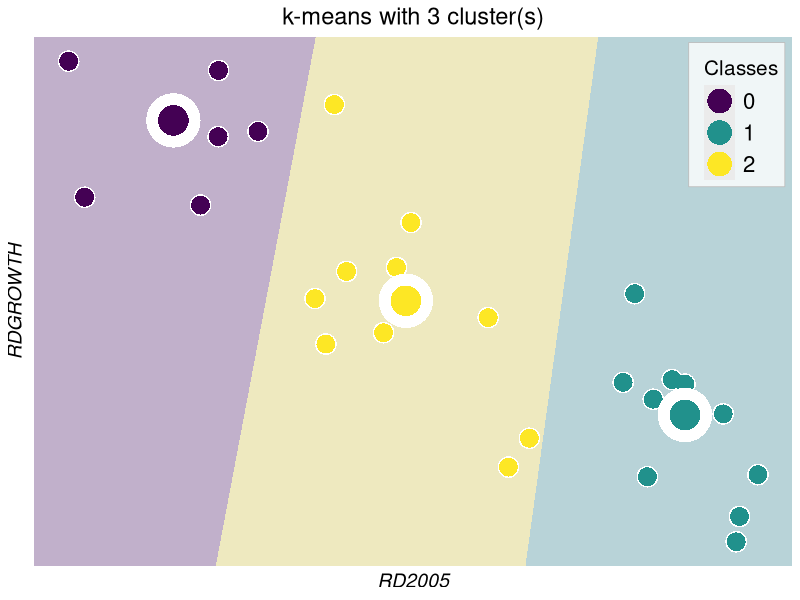
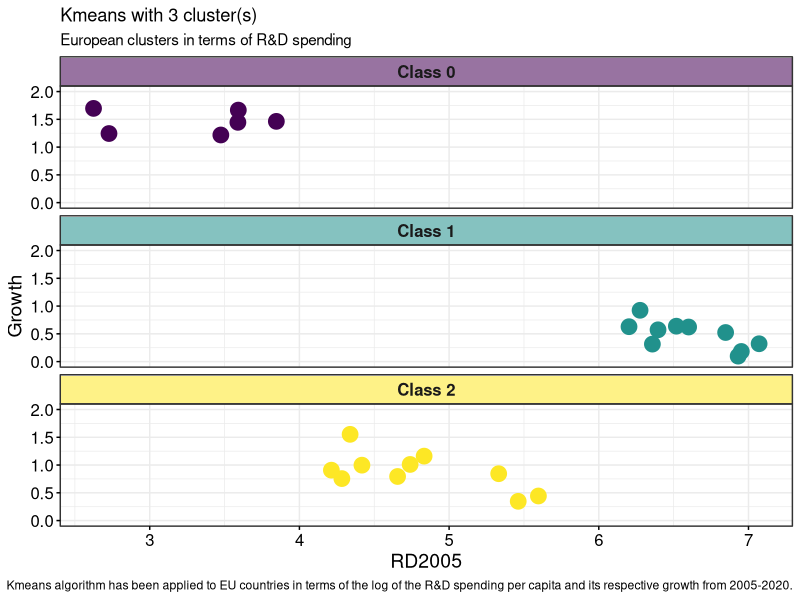

R code for these plots, in order:
## ---- chunk 1
knitr::opts_chunk$set(out.width="100%", fig.align="center")
## ---- chunk 2

library(ggplot2)
library(tidyverse)
kmeans <- data.frame(
  RD2005 = c(6.275703, 2.624669, 4.833102, 6.847262, 6.518114, 4.338597, 6.201928, 4.655863, 5.461711, 6.358016, 4.283587, 5.596568, 3.475067, 3.845883, 6.930886, 4.417635, 4.213608, 6.395762, 6.600143, 3.591818, 4.739701, 2.727853, 5.331268, 3.589059, 6.952059, 7.070979),
  Growth = c(0.92375108, 1.69681154, 1.16036030, 0.52391288, 0.63775027, 1.55277085, 0.62851413, 0.79388677, 0.34673183, 0.31490307, 0.75596008, 0.44273349, 1.21811383, 1.46337410, 0.09846755, 0.99757606, 0.90737537, 0.57252347, 0.62278834, 1.66619833, 1.01064686, 1.24432410, 0.84397491, 1.44594353, 0.18259257, 0.32154540),
  Classes = c(1, 0, 2, 1, 1, 2, 1, 2, 2, 1, 2, 2, 0, 0, 1, 2, 2, 1, 1, 0, 2, 0, 2, 0, 1, 1)
)

kmeans$Classes <- factor(kmeans$Classes)
## ---- chunk 3
violet <- data.frame(x = c(2.1, 2.1, 3.2, 4.3), y = c(2, -1, -1, 2))
yellow <- data.frame(x = c(3.2, 4.3, 6.3, 5.5, 3.5), y = c(-1, 2, 2, -1, -1))
blue  <- data.frame(x = c(6.1, 5.3, 8, 8), y = c(2, -1, -1, 2))


ggplot(kmeans) +
  scale_y_continuous(breaks = c(0.2, 0.4, 0.6, 0.8, 1.0, 1.2, 1.4, 1.6), minor_breaks = NULL) +
  scale_x_continuous(breaks = c(3, 4, 5, 6, 7), minor_breaks = NULL)   + theme(axis.title = element_text(face ="italic", size=15))  + theme(
    legend.position = c(.95, .95),
    legend.justification = c("right", "top"),
    legend.box.just = "right",
    legend.margin = margin(6, 6, 6, 6)
    ) + theme(
  legend.position = c(0.99, 0.99),
  legend.justification = c("right", "top"),
  legend.box.just = "right",
  legend.margin = margin(11, 5, 5,11),
  legend.spacing.x = unit(0.8, "cm"), 
  legend.text = element_text(size = 16),
  legend.title = element_text(size = 15),
  legend.background = element_rect(fill = "#f0f6f7", size = 0.3, color ="gray")
) +   guides(color = guide_legend(override.aes = list(size = 8))) + 
  ggtitle("k-means with 3 cluster(s)") +
  theme(plot.title = element_text(hjust = 0.5, size=17)) + theme(legend.spacing.x = unit(0.5, 'cm')) + theme(legend.text.align = 0.5) +  theme(
  axis.line = element_blank(),      
  axis.text = element_blank(),     
  axis.ticks = element_blank(),      
  panel.grid.major = element_blank(),  
  panel.grid.minor = element_blank()   
) +  theme(axis.title = element_text(face ="italic", size=14, color = "black")) + labs(y = "RDGROWTH", x="RD2005") +
  coord_cartesian(xlim = c(min(kmeans$RD2005), max(kmeans$RD2005)), ylim = c(min(kmeans$Growth), max(kmeans$Growth))) +
  geom_polygon(aes(x = x, y = y), data = violet, fill = "#c1b0cb") +
  geom_polygon(aes(x = x, y = y), data = yellow, fill = "#eee9bf") +
  geom_polygon(aes(x = x, y = y), data = blue, fill = "#b8d3d8") + geom_point(aes(x = RD2005, y = Growth), color = "white", size = 7, shape = 16) +
  geom_point(aes(x = RD2005, y = Growth, color = Classes), size = 6, shape = 16) +
  geom_point(x = 3.3, y = 1.5, size = 18, color = "white", shape = 16) +
  geom_point(x = 3.3, y = 1.5, size = 10, color = "#440154", shape = 16) +
  geom_point(x = 4.8, y = 0.9, size = 18, color = "white", shape = 16) +
  geom_point(x = 4.8, y = 0.9, size = 10, color = "#fde725", shape = 16) +
  geom_point(x = 6.6, y = 0.52, size = 18, color = "white", shape = 16) +
  geom_point(x = 6.6, y = 0.52, size = 10, color = "#21918c", shape = 16) +
  scale_color_manual(values = c(
    "0" = "#440154",
    "1" = "#21918c", 
    "2" = "#fde725"))
## ---- chunk 4
hacky_df <- data.frame(
  Classes = c(0,1,2),
  var_color = c("Class 0", "Class 1", "Class 2"))

ggplot(kmeans) + 
  geom_rect(
    data = hacky_df,
    aes(
      xmin = -Inf, xmax = Inf,
      ymin = 2.1, ymax = 2.6,     
      fill = var_color, alpha = 0.4
    )
  ) +     
  coord_cartesian(clip = "off", ylim = c(0, 2))  + 
  geom_point(aes(x = RD2005, y = Growth, color = factor(Classes)), size = 5) +  
  scale_color_manual(values = c(
    "0" = "#440154",
    "1" = "#21918c", 
    "2" = "#fde725"
  )) + 
  facet_wrap(~ factor(Classes, labels = c("Class 0", "Class 1", "Class 2")), ncol = 1 ) +
  scale_fill_manual(values = c("Class 0" = "#440154", "Class 1" = "#21918c", "Class 2" = "#fde725")) +
  theme_bw() +
  theme(
    strip.background = element_rect(fill = NA),
    strip.text = element_text(size = 12, face = "bold"),
    legend.position = "none",
    axis.text.x = element_text(color = "black", size = 12),
    axis.text.y = element_text(color = "black", size = 12),
    axis.title.x = element_text(color = "black", size = 14),
    axis.title.y = element_text(color = "black", size = 14),
    axis.ticks = element_line(color = "black")
  ) +   
  labs(
    title = "Kmeans with 3 cluster(s)",
    x = "RD2005",
    y = "Growth",
    subtitle = "European clusters in terms of R&D spending",
    caption = "Kmeans algorithm has been applied to EU countries in terms of the log of the R&D spending per capita and its respective growth from 2005-2020."
  ) 
